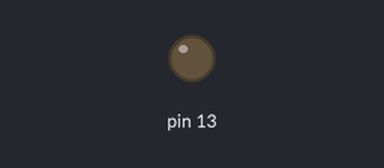
A sketch run on a simulated Arduino Uno, built with avr-gcc and run on an emulated ATmega328P. Parts: output pins drawn as LEDs (lit = HIGH).

Above: at 2.0 s.
At 6.2 s:
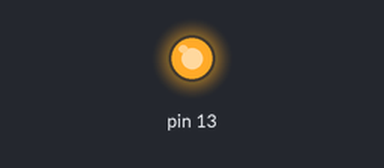
Timing chart, 0 to 10.9 s (numbered marks = the images above):
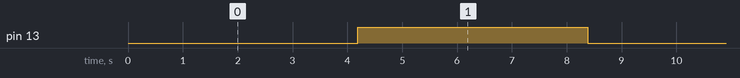

Measured:
- by itself, pin 13: alternates HIGH for 4.2 s and LOW for 4.2 s

The sketch:

timer1overflow_internal_interrupt_api.ino
```cpp
volatile bool timerFlag = false;

ISR(TIMER1_OVF_vect)
{
    timerFlag = true;
}

void setup()
{
    pinMode(13, OUTPUT);

    TCCR1A = 0;
    TCCR1B = 0;

    TCCR1B |= (1 << CS12) | (1 << CS10);

    TIMSK1 |= (1 << TOIE1);

    sei();
}

void loop()
{
    if (timerFlag)
    {
        timerFlag = false;

        digitalWrite(13, !digitalRead(13));
    }
}
```
